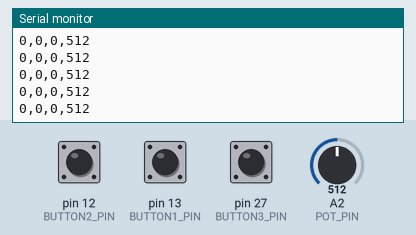
Simulated run of this sketch. Board: Arduino Mega 2560, built with avr-gcc and run on an emulated ATmega2560. Parts: the last lines printed to the serial monitor. The inputs (shaded band) are chosen by the test bench; at power-on: A2 (POT_PIN) = 512, pin 12 (BUTTON2_PIN) LOW, pin 13 (BUTTON1_PIN) LOW, pin 27 (BUTTON3_PIN) LOW.

Above: at 1.2 s.
1.3 s: A2 (POT_PIN) set to 716
At 1.31 s:
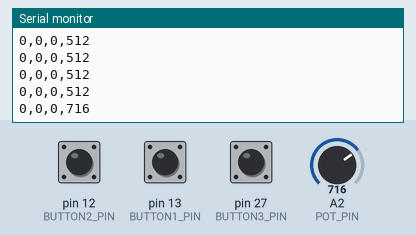
2.8 s: pin 12 (BUTTON2_PIN) pulled HIGH for 0.15 s
At 2.82 s:
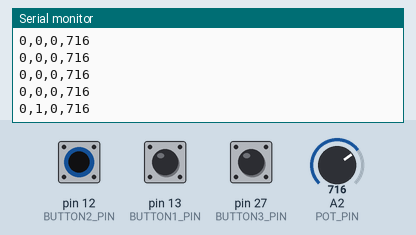
4.4 s: pin 13 (BUTTON1_PIN) pulled HIGH for 0.15 s
At 4.43 s:
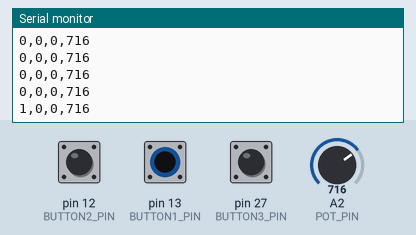
6.0 s: pin 27 (BUTTON3_PIN) pulled HIGH for 0.15 s
At 6.04 s:
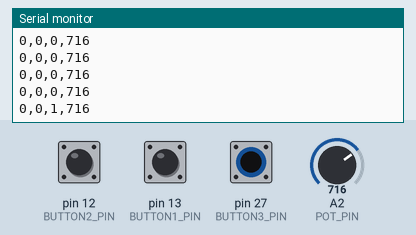
7.6 s: A2 (POT_PIN) set to 900
At 7.64 s:
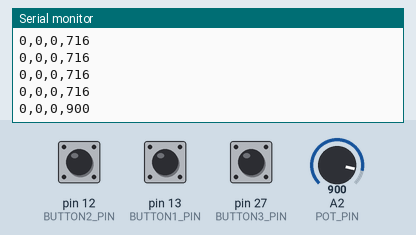
9.1 s: pin 12 (BUTTON2_PIN) pulled HIGH for 1 s
At 9.15 s:
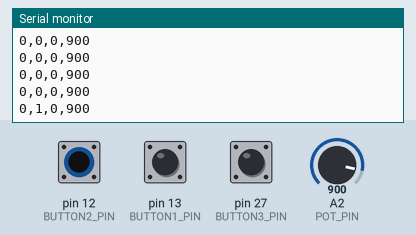
Timing chart, 0 to 12.1 s (numbered marks = the images above; inputs shaded):
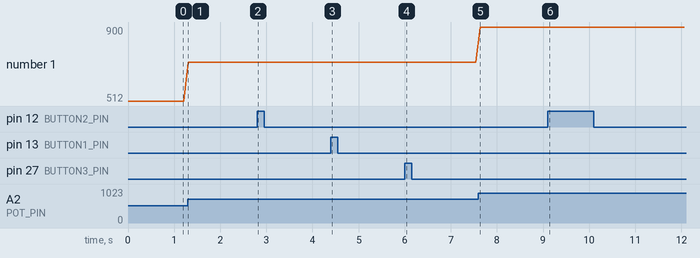

The sketch:

test.ino
```cpp
#define POT_PIN A2
#define BUTTON1_PIN 13
#define BUTTON2_PIN 12
#define BUTTON3_PIN 27
int trim_value = 0;
bool button1_value = 0;
bool button2_value = 0;
bool button3_value = 0;
void setup() {
  pinMode(POT_PIN, INPUT);
  pinMode(BUTTON1_PIN, INPUT);
  pinMode(BUTTON2_PIN, INPUT);
  pinMode(BUTTON3_PIN, INPUT);
  Serial.begin(9600);
  while(!Serial);

  //  Serial.println("start: ");
  // put your setup code here, to run once:

}

void loop() {
  // put your main code here, to run repeatedly:
  trim_value = analogRead(POT_PIN);
  button1_value = digitalRead(BUTTON1_PIN);
  button2_value = digitalRead(BUTTON2_PIN);
  button3_value = digitalRead(BUTTON3_PIN);
  Serial.print(button1_value);
  Serial.print(',');
  Serial.print(button2_value);
  Serial.print(',');
  Serial.print(button3_value);
  Serial.print(',');
  Serial.println(trim_value);
  delay(100);
}
```

Measured:
- after the input at 1.3 s, the serial monitor: prints a new line at once (image 1)
- after the input at 2.8 s, the serial monitor: prints a new line at once (image 2)
- after the input at 4.4 s, the serial monitor: prints a new line at once (image 3)
- after the input at 6.0 s, the serial monitor: prints a new line at once (image 4)
- after the input at 7.6 s, the serial monitor: prints a new line at once (image 5)
- after the input at 9.1 s, the serial monitor: prints a new line after 0.05 s (image 6)
- plotted number 1: 512 → 716 after the input at 1.3 s, 716 → 900 after the input at 7.6 s
